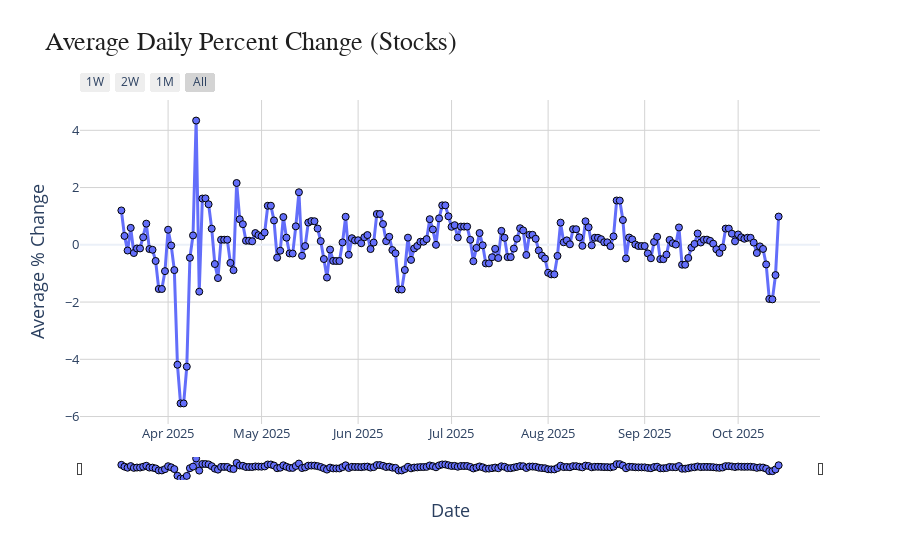

Notebook cell for this chart:
### Code cell
import pandas as pd
import plotly.express as px

df = stock_df.copy()

df["timestamp"] = pd.to_datetime(df["timestamp"], errors="coerce")

cand_cols = [c for c in df.columns if c.lower() in
             ("chg_%", "chg_pct", "pct_change", "percent_change")]
if not cand_cols:
    cand_cols = [c for c in df.columns if "chg" in c.lower() and "%" in c.lower()]
if not cand_cols:
    raise ValueError("Couldn't find a percent-change column (e.g., 'chg_%').")

pct_col = cand_cols[0]

df[pct_col] = (
    df[pct_col].astype(str)
               .str.replace("%", "", regex=False)
               .str.replace(",", "", regex=False)
               .str.replace(r"[^\d\.\-]", "", regex=True)
)
df[pct_col] = pd.to_numeric(df[pct_col], errors="coerce")

df["date"] = df["timestamp"].dt.date

daily_avg = (df.groupby("date", as_index=False)[pct_col]
               .mean()
               .sort_values("date"))

# Plot
fig = px.line(
    daily_avg,
    x="date",
    y=pct_col,
    markers=True,
    title="Average Daily Percent Change (Stocks)",
    labels={pct_col: "Average % Change", "date": "Date"}
)

# --- STYLE IMPROVEMENTS ---
fig.update_traces(
    line=dict(width=3),
    marker=dict(size=7, line=dict(width=1, color="black")),
    hovertemplate="<b>Date:</b> %{x}<br><b>Avg Change:</b> %{y:.2f}%<extra></extra>"
)

fig.update_layout(
    template="plotly_white",
    title=dict(font=dict(size=26, family="Arial", color="#1f1f1f")),
    plot_bgcolor="rgba(0,0,0,0)",
    hoverlabel=dict(
        bgcolor="white",
        font_size=14,
        font_family="Arial"
    ),
    xaxis=dict(
        title="Date",
        showgrid=True,
        gridcolor="lightgray",
        tickfont=dict(size=13),
        titlefont=dict(size=18),
        rangeselector=dict(
            buttons=list([
                dict(count=7, label="1W", step="day", stepmode="backward"),
                dict(count=14, label="2W", step="day", stepmode="backward"),
                dict(count=1, label="1M", step="month", stepmode="backward"),
                dict(step="all", label="All")
            ])
        ),
        rangeslider=dict(
            visible=True,
            thickness=0.06
        ),
        type="date"
    ),
    yaxis=dict(
        title="Average % Change",
        showgrid=True,
        gridcolor="lightgray",
        tickfont=dict(size=13),
        titlefont=dict(size=18)
    )
)
fig.show()

### Figure 1 — Plotly figure (JSON) as saved in the notebook; plotly's stock layout.template omitted (floating-point values rounded to 4 significant figures; data arrays with more than 128 entries replaced by an {"elided": "..."} marker saying what was removed)
{"data": [{"hovertemplate": "<b>Date:</b> %{x}<br><b>Avg Change:</b> %{y:.2f}%<extra></extra>", "legendgroup": "", "line": {"color": "#636efa", "dash": "solid", "width": 3}, "marker": {"line": {"color": "black", "width": 1}, "size": 7, "symbol": "circle"}, "mode": "lines+markers", "name": "", "orientation": "v", "showlegend": false, "type": "scatter", "x": {"elided": "212 str values"}, "xaxis": "x", "y": {"elided": "212 float values"}, "yaxis": "y"}], "layout": {"autosize": true, "hoverlabel": {"bgcolor": "white", "font": {"family": "Arial", "size": 14}}, "legend": {"tracegroupgap": 0}, "plot_bgcolor": "rgba(0, 0, 0, 0)", "title": {"font": {"color": "#1f1f1f", "family": "Arial", "size": 26}, "text": "Average Daily Percent Change (Stocks)"}, "xaxis": {"anchor": "y", "autorange": true, "domain": [0, 1], "gridcolor": "lightgray", "range": ["2025-03-04 01:49:22.634", "2025-10-26 22:10:37.366"], "rangeselector": {"buttons": [{"count": 7, "label": "1W", "step": "day", "stepmode": "backward"}, {"count": 14, "label": "2W", "step": "day", "stepmode": "backward"}, {"count": 1, "label": "1M", "step": "month", "stepmode": "backward"}, {"label": "All", "step": "all"}]}, "rangeslider": {"autorange": true, "range": ["2025-03-04 01:49:22.634", "2025-10-26 22:10:37.366"], "thickness": 0.06, "visible": true, "yaxis": {"_template": null, "rangemode": "match"}}, "showgrid": true, "tickfont": {"size": 13}, "title": {"font": {"size": 18}, "text": "Date"}, "type": "date"}, "yaxis": {"anchor": "x", "autorange": true, "domain": [0, 1], "gridcolor": "lightgray", "range": [-6.507, 5.306], "showgrid": true, "tickfont": {"size": 13}, "title": {"font": {"size": 18}, "text": "Average % Change"}, "type": "linear"}}}
